Frame 1 (no input): blank canvas, image omitted
Frame 60 (the mouse pressed at the canvas centre just before this capture): blank canvas, image omitted
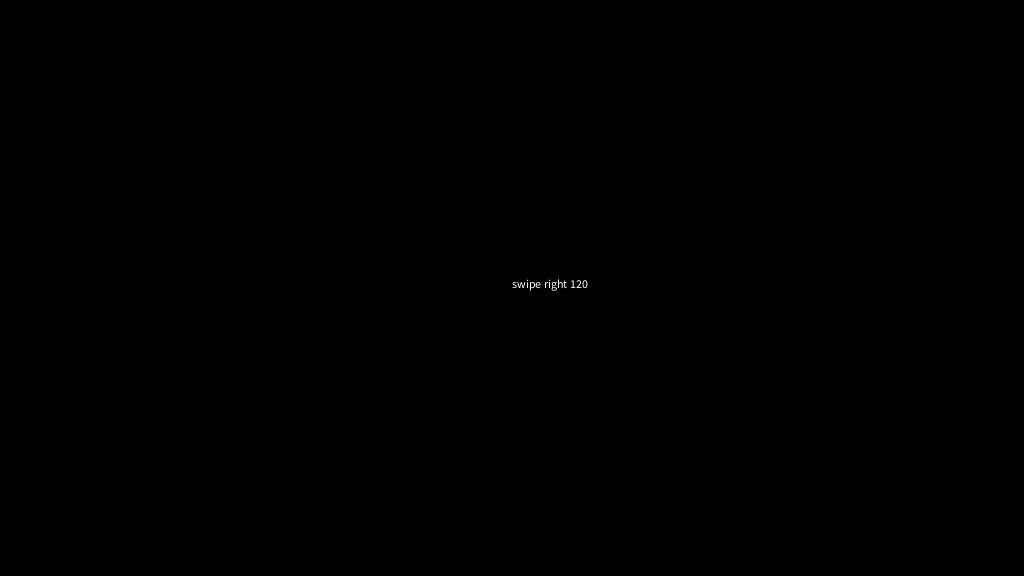
Frame 120 (the mouse held since frame 60 and released just before this capture)

The Processing sketch whose frames 1 and 60 were blank and that drew this single picture after the mouse press (run headless with seeded random() and noise(); from frame 60 on, the mouse is pressed at the canvas centre):

// Processing sketch: processing_105795
// ── processing_105795.pde

float speedX;
float speedY;
int px;
int py;
int nx, ny;
boolean swipe = false;
int counter;
String s=" ";

void setup() {
  size(1024, 576); 
  fill(255);
}

void draw() {
  println(speedX);
  speedX = mouseX-px;
  speedY = mouseY-py; 

  px = mouseX;
  py = mouseY; 


  int threshold = 100;

  background(0);
  if (!swipe) {
    // println("swiped!");
    if (speedX>threshold) {
      println("Swipe Right "+frameCount);
      swipe = true;
      s = "swipe right";
    } 
    else if (speedX<-threshold) {
      println("Swipe Left "+frameCount);
      swipe = true;
      s = "swipe left";
    }  
    else if (speedY>threshold) {
      println("Swipe Down "+frameCount);
      swipe = true;
      s = "swipe down";
    }
    else if (speedY<-threshold) {
      println("Swipe Up "+frameCount);
      swipe = true;
      s = "swipe up";
    }
  }
  if (swipe) {
    println("noSwipe");
    counter++;
    ellipse((counter )*10+100, height-20, 10, 10);
    if (counter>50) {
      counter=0;
      swipe=false;
    }
  }
  text(s+" "+frameCount, width/2, height/2);
}
